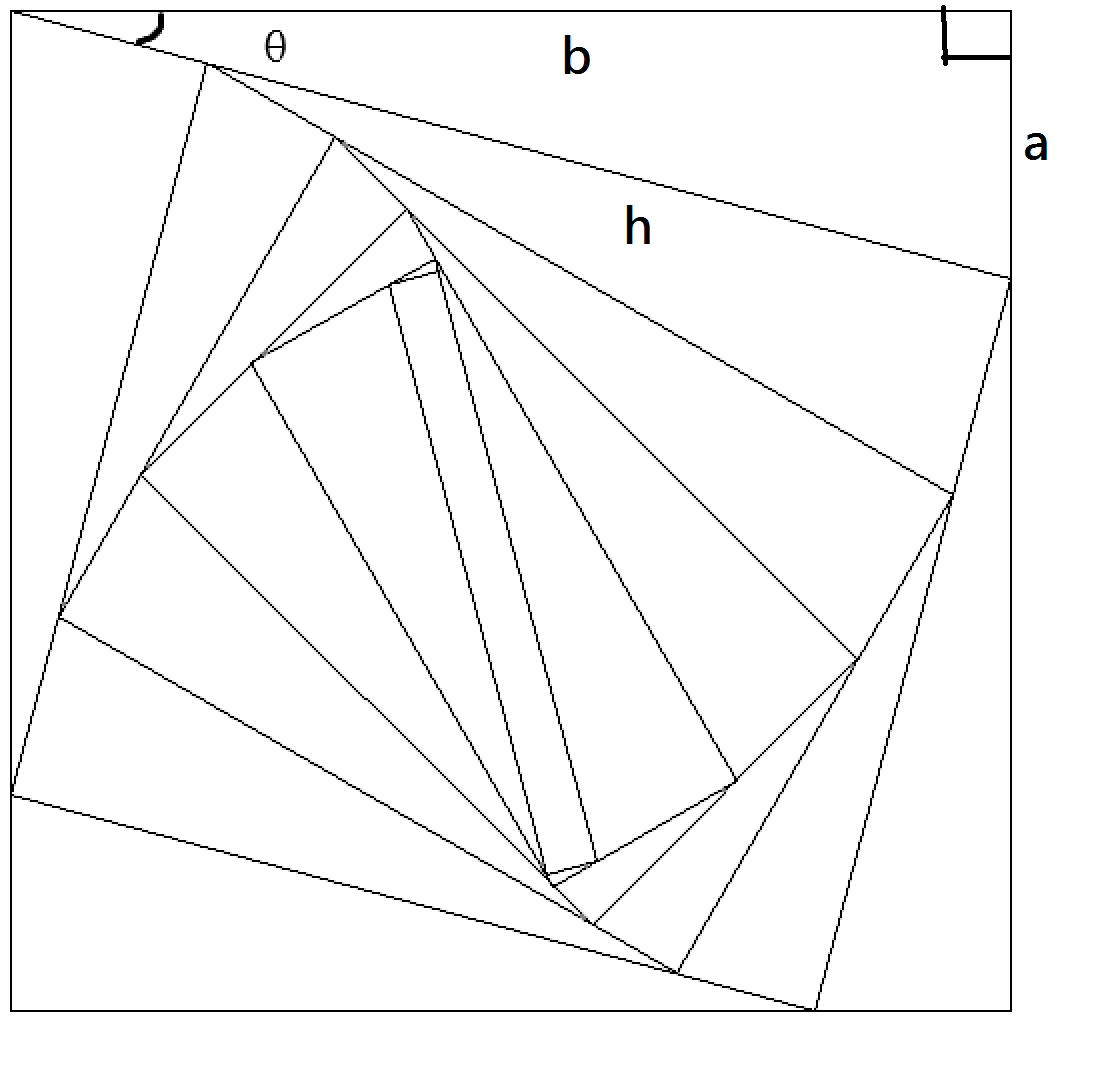

Reproduce this figure in Python.
import turtle
import math
import time

degree = 15
tri = 500
hi = []
bi = []
ai = []

turtle.speed(-1)
turtle.color('black','white')
turtle.pensize(0.5)
turtle.begin_fill()
turtle.penup()
turtle.goto(-250,250)
turtle.pendown()
turtle.hideturtle()

for i in range(4):
	turtle.forward(tri)
	turtle.right(90)	
turtle.end_fill()

for i in range(20) :
	if i < 3:
		if i == 0:
			b = tri
		else:				
			b = tri - ai[i-1] 
		turtle.right(degree)		
		h = b / math.cos(math.radians(degree))		 
		a = math.tan(math.radians(degree)) * b			
		turtle.forward(h)
		hi.append(h)
		bi.append(b)
		ai.append(a)				 
		turtle.right(90-degree)		

	if i % 4 == 3: 
		if i == 3:
			h = tri - ai[2]
		else:
			h = bi[i-4] - ai[i-1]
		turtle.right(degree)
		a = math.sin(math.radians(degree)) * h
		b = math.cos(math.radians(degree)) * h
		turtle.forward(b)		
		hi.append(h)
		bi.append(b)
		ai.append(a)  
		turtle.right(90+degree)

	if i > 3 & i % 4 != 3:
		b = hi[i-4]	- ai[i-1]	
		h = b / math.cos(math.radians(degree))
		a = math.tan(math.radians(degree)) * b
		turtle.forward(h)
		hi.append(h)
		bi.append(b)
		ai.append(a)		
		turtle.right(90)
		if i > 3 & i % 4 == 2:
			turtle.left(degree)

	print(i)

turtle.exitonclick()
